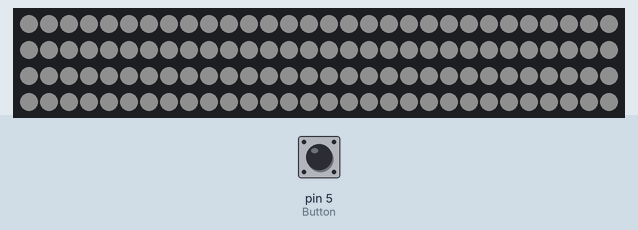
Simulated run of this sketch. Board: Arduino Mega 2560, built with avr-gcc and run on an emulated ATmega2560. Parts: 120 RGB LEDs in strip order, left to right, continuing on the next row. The inputs (shaded band) are chosen by the test bench; at power-on: pin 5 (Button) HIGH. Dim RGB values are drawn brighter than linear; random numbers use the default seed unless the sketch sets one.

Above: at 1.6 s.
1.7 s: pin 5 (Button) pulled LOW for 0.15 s
At 3.5 s:
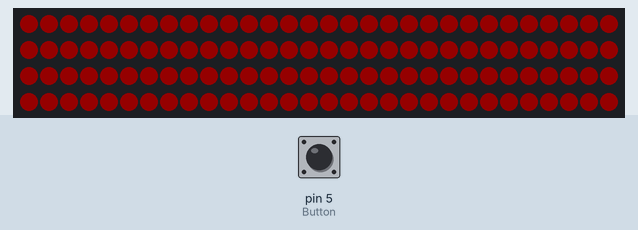
4.1 s: pin 5 (Button) pulled LOW for 1 s
At 4.2 s:
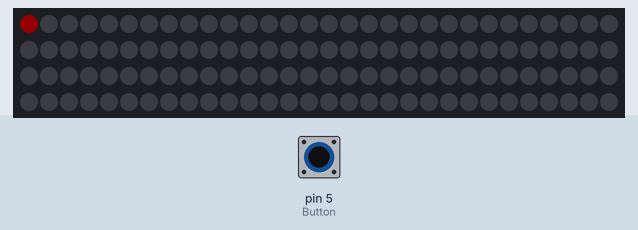
5.7 s: pin 5 (Button) pulled LOW for 0.15 s
At 8.6 s:
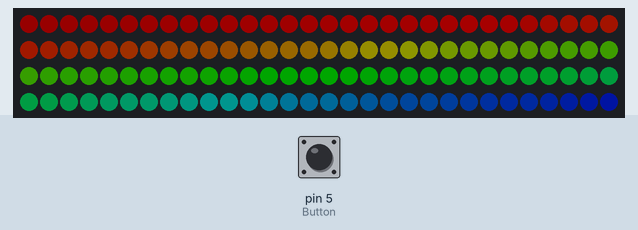

Measured:
- after the input at 1.7 s, the LEDs: change after 0.97 s (image 1)
- after the input at 4.1 s, the LEDs: first change after 0.05 s (image 2 shows a later state)

The sketch:

FeatherM4_Dotstar_Master_v1.ino
```cpp
#include <Adafruit_DotStar.h>

#define DATAPIN     24  //green
#define CLOCKPIN    25  //yellow
#define numLED 120
#define numPatterns 7
#define Button 5

byte MyBrightness = 40;
float StepSize = MyBrightness*0.01, StepHold = 0;
#define MyR 15
#define MyG 15
#define MyB 15

#define IDLED (numLED - 1)
#define CWoffset 0
#define CCWoffset 0
volatile byte ColorMode = 0, iMain = 0, state1 = 1, state2 = 1;
volatile float R = MyBrightness/2, G = 0, B = 0, r = MyBrightness/2, g = 0, b = 0;
volatile uint32_t PastMillis = 0, MyColor = 0x00000000;
volatile uint16_t W1 = 5, W2 = 5, W3 = 12;

#define dbDelay 50
#define dbDelaylong 2000
volatile bool ButtonState = false;
volatile uint32_t PrevBounceMillis = 0;

Adafruit_DotStar StripStar = Adafruit_DotStar(numLED, DATAPIN, CLOCKPIN, DOTSTAR_BGR);

void setup() {
  pinMode(Button, INPUT_PULLUP);
  (StepSize >= 1 ? StepHold = StepSize - 1 : StepHold = 0);
  StripStar.begin();
  delay(100);
  StripStar.show();
  MyColor = StripStar.Color(MyR, MyG, MyB);
  PrevBounceMillis = millis();
  PastMillis = millis();
}

void loop() {
  for (iMain = 0; iMain < numLED;) {
    Debounce();
    //ChangeBrightness();
    switch (ColorMode) {
      case 1:
        ConstBlend();
        break;
      case 2:
        RunningBlendRainbow();
        break;
      case 3:
        ColorSwirl();
        break;
      case 4:
        RunningColors();
        break;
      case 5:
        RunningLight();
        break;
      case 6:
        CounterRunningLights();
        break;
      case 7:
        MeteorRain(3, 128, true);
        break;
      case 8:
        //Flame();
        break;
      default:
        ConstLight();
        break;
    }
  }
}

void ConstLight() {                                                               /* 0 */
  StripStar.setPixelColor(iMain, MyColor);

  StripStar.show();
  iMain++;
}

void ConstBlend() {                                                               /* 1 */
  if (millis() - PastMillis > 5) {
    PastMillis = millis();

    if (iMain == 0) FirstColor(StepSize/3);
    StripStar.setPixelColor(iMain, R, G, B);

    StripStar.show();
    iMain++;
  }
}

void RunningBlendRainbow() {                                                      /* 2 */
  if (millis() - PastMillis > 50) {
    PastMillis = millis();

    FirstColor(StepSize/10);
    StripStar.setPixelColor(iMain, R, G, B);

    StripStar.show();
    iMain++;
  }
}

void ColorSwirl() {                                                               /* 3 */
  if (millis() - PastMillis > 20) {
    PastMillis = millis();

    FirstColor(StepSize*2);

    StripStar.setPixelColor(iMain, R, G, B);
    StripStar.show();
    iMain++;
  }
}

void RunningColors() {                                                            /* 4 */
  if (millis() - PastMillis > 50) {
    PastMillis = millis();
    FirstColor(StepSize);
    SecondColor(StepSize);

    byte iPast, iMid, iLast;
    if (iMain == 0) iLast = IDLED - 2, iPast = IDLED - 1, iMid = IDLED;
    else if (iMain == 1) iLast = IDLED - 1, iPast = IDLED, iMid = 0;
    else if (iMain == 2) iLast = IDLED, iPast = 0, iMid = 1;
    else iLast = iMain- 3, iPast = iMain- 2, iMid = iMain- 1;
    StripStar.setPixelColor(iMain, (R+r)/2, g, B);
    StripStar.setPixelColor(iMid, R, (G+g)/2, b);
    StripStar.setPixelColor(iPast, r, G, (B+b)/2);
    StripStar.setPixelColor(iLast, 0, 0, 0);

    StripStar.show();
    iMain++;
  }
}

void RunningLight () {                                                            /* 5 */
  if (millis() - PastMillis > 70) {
    PastMillis = millis();

    byte iPast, iMid;
    if (iMain == 0) iPast = numLED-2, iMid = numLED-1;
    else if (iMain == 1) iPast = numLED-1, iMid = 0;
    else iPast = iMain-2, iMid = iMain-1;
    FirstColor(StepSize);

    StripStar.setPixelColor(iMain, R, G, B);
    StripStar.setPixelColor(iMid, (R/3), (G/3), (B/3));
    StripStar.setPixelColor(iPast, 0, 0, 0);

    StripStar.show();
    iMain++;
  }
}

void CounterRunningLights() {                                                     /* 6 */
  if (millis() - PastMillis > 60) {
    PastMillis = millis();
    byte CWa, CWb, CCWa, CCWb, CWi;

    CWi = IDLED - iMain;
    if (CWi < CWoffset) {
      CWa = CWi + (IDLED - CWoffset + 1);
    }
    else CWa = CWi - CWoffset;
    (CWa == IDLED ? CWb = 0 : CWb = CWa + 1);

    FirstColor(StepSize);
    StripStar.setPixelColor(CWa, R, G, B);
    StripStar.setPixelColor(CWb, 0, 0, 0);


    if (iMain > IDLED - CCWoffset) {
      CCWa = iMain - (IDLED - CCWoffset + 1);
    }
    else CCWa = iMain + CCWoffset;
    (CCWa == 0 ? CCWb = IDLED : CCWb = CCWa - 1);

    SecondColor(StepSize);
    StripStar.setPixelColor(CCWa, r, g, b);
    StripStar.setPixelColor(CCWb, 0, 0, 0);


    if (CCWa == CWb) {
      StripStar.setPixelColor(CCWa, r, g, b);
    }
    if (CWa == CCWb) {
      StripStar.setPixelColor(CWa, R, G, B);
    }
    StripStar.show();
    iMain++;
  }
}

void MeteorRain(byte meteorSize, byte meteorTrailDecay, bool meteorRandomDecay) { /* 7 */
  int invrSpd = random(55, 120);

  for (byte i = 0; i < numLED + (meteorTrailDecay/meteorSize);) {
    if (millis() - PastMillis > invrSpd) {
      PastMillis = millis();
      invrSpd = random(40, 80);

      for (byte j = 0; j < numLED; j++) {
        if ( (!meteorRandomDecay) || (random(10) > 6) ) {
          fadeToBlack(j, meteorTrailDecay);
        }
      }

      for (byte j = 0; j < meteorSize; j++) {
        if ( ( i - j < numLED) && (i - j >= 0) ) {
          StripStar.setPixelColor(i - j, W1 << 3, W2 << 3, W3 << 3);
        }
      }
      StripStar.show();
      i++;
    }
  }
}
void fadeToBlack(int ledNo, byte fadeValue) {
  uint32_t oldColor;
  uint8_t w1, w2, w3;
  int value;

  oldColor = StripStar.getPixelColor(ledNo);
  w1 = (oldColor & 0x00ff0000UL) >> 16;
  w2 = (oldColor & 0x0000ff00UL) >> 8;
  w3 = (oldColor & 0x000000ffUL);

  w1 = (w1 <= (R/6)) ? w1 = 0 : (w1 * fadeValue / 256);
  w2 = (w2 <= (G/6)) ? w2 = 0 : (w2 * fadeValue / 256);
  w3 = (w3 <= (B/6)) ? w3 = 0 : (w3 * fadeValue / 256);
  StripStar.setPixelColor(ledNo, w1 >> 1, w2 >> 1, w3 >> 1);
}

/* Flame: Needs to be set dependent on the void Loop's for loop
void Flame() {
  static byte heat[numLED];
  for ( byte i = 0; i < numLED; i++) {
    heat[i] = qsub8( heat[i],  random8(0, ((COOLING * 10) / numLED) + 2));
  }
  for ( byte k = numLED - 1; k >= 2; k--) {
    heat[k] = (heat[k - 1] + heat[k - 2] + heat[k - 2] ) / 3;
  }
  if ( random8() < SPARKING ) {
    byte y = random8(7);
    heat[y] = qadd8( heat[y], random8(140, 200) );
  }
  for ( byte j = 0; j < numLED; j++) {
    CRGB color = HeatColor( heat[j]);
    byte pixelnumber;
    if ( gReverseDirection ) {
      pixelnumber = (numLED - 1) - j;
    } else {
      pixelnumber = j;
    }
    leds[pixelnumber] = color;
  }
}
*/

void Debounce() {
  if (!ButtonState) {
    if (digitalRead(Button) == ButtonState) PrevBounceMillis = millis();
    if (millis() - PrevBounceMillis > dbDelay) ButtonState = true;
  }


  if (ButtonState) {
    if (digitalRead(Button) == ButtonState) PrevBounceMillis = millis();
    if (millis() - PrevBounceMillis > dbDelay) {
      ButtonState = false;

      (ColorMode < numPatterns ? ColorMode++ : ColorMode = 0);
      for (byte clr = 0; clr < numLED; clr++) {
        StripStar.setPixelColor(clr, 0, 0, 0);
      }

      StripStar.show();
      iMain = 0;
    }
  }
}

/*
void ChangeBrightness() {
  if (!ButtonStateA) {
    if (CircuitPlayground.rightButton() == ButtonStateA) PrevBounceMillisA = millis();
    if (millis() - PrevBounceMillisA > dbDelayAshort) ButtonStateA = true;
    else if (millis() - PrevBounceMillisA > dbDelayAlong)
  }
  if (ButtonStateA) {
    if (CircuitPlayground.rightButton() == ButtonStateA) PrevBounceMillisA = millis();
    if (millis() - PrevBounceMillisA > dbDelayAshort) {
      ButtonStateA = false;
      (MyBrightness < 250 ? MyBrightness+= 5 : MyBrightness = 10);
      StepSize = MyBrightness*0.02;
    }
  }
}
*/

void FirstColor(float Step1) {
  if (state1 == 1) {
    (R < MyBrightness - StepHold ? R += Step1 : R = MyBrightness);  // Increase Red
    (B > StepHold ? B -= Step1 : B = 0);                            // Decrease Blue
  }
  else if (state1 == 2) {
    (G < MyBrightness - StepHold ? G += Step1 : G = MyBrightness);  // Increase Green
    (R > StepHold ? R -= Step1 : R = 0);                            // Decrease Red
  }
  else if (state1 == 3) {
    (B < MyBrightness - StepHold ? B += Step1 : B = MyBrightness);  // Increase Blue
    (G > StepHold ? G -= Step1 : G = 0);                            // Decrease Green
  }

  if ((R == MyBrightness && B == 0) ||
      (G == MyBrightness && R == 0) ||
      (B == MyBrightness && G == 0)) {
    (state1 < 3 ? state1++ : state1 = 1);
  }
}

void SecondColor(float Step2) {
  if (state2 == 1) {
    (r < MyBrightness - StepHold ? r += Step2 : r = MyBrightness);
    (b > StepHold ? b -= Step2 : b = 0);
  }
  else if (state2 == 2) {
    (g < MyBrightness - StepHold ? g += Step2 : g = MyBrightness);
    (r > StepHold ? r -= Step2 : r = 0);
  }
  else if (state2 == 3) {
    (b < MyBrightness - StepHold ? b += Step2 : b = MyBrightness);
    (g > StepHold ? g -= Step2 : g = 0);
  }

  if ((r == MyBrightness && b == 0) ||
      (g == MyBrightness && r == 0) ||
      (b == MyBrightness && g == 0)) {
    (state2 < 3 ? state2++ : state2 = 1);
  }
}
//===================================================================================================
```
